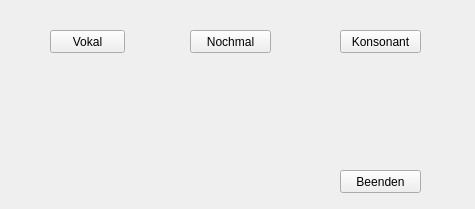
<?xml version="1.0" encoding="UTF-8"?>
<ui version="4.0">
 <class>MainWindow</class>
 <widget class="QMainWindow" name="MainWindow">
  <property name="geometry">
   <rect>
    <x>0</x>
    <y>0</y>
    <width>475</width>
    <height>209</height>
   </rect>
  </property>
  <property name="windowTitle">
   <string>MainWindow</string>
  </property>
  <widget class="QWidget" name="centralwidget">
   <widget class="QPushButton" name="konsonant">
    <property name="geometry">
     <rect>
      <x>340</x>
      <y>30</y>
      <width>81</width>
      <height>23</height>
     </rect>
    </property>
    <property name="text">
     <string>Konsonant</string>
    </property>
   </widget>
   <widget class="QPushButton" name="vokal">
    <property name="geometry">
     <rect>
      <x>50</x>
      <y>30</y>
      <width>75</width>
      <height>23</height>
     </rect>
    </property>
    <property name="text">
     <string>Vokal</string>
    </property>
   </widget>
   <widget class="QPushButton" name="exit">
    <property name="geometry">
     <rect>
      <x>340</x>
      <y>170</y>
      <width>81</width>
      <height>23</height>
     </rect>
    </property>
    <property name="text">
     <string>Beenden</string>
    </property>
   </widget>
   <widget class="QLabel" name="error_msg">
    <property name="geometry">
     <rect>
      <x>30</x>
      <y>170</y>
      <width>271</width>
      <height>20</height>
     </rect>
    </property>
    <property name="text">
     <string/>
    </property>
   </widget>
   <widget class="QPushButton" name="again">
    <property name="geometry">
     <rect>
      <x>190</x>
      <y>30</y>
      <width>81</width>
      <height>23</height>
     </rect>
    </property>
    <property name="text">
     <string>Nochmal</string>
    </property>
   </widget>
   <widget class="QWidget" name="">
    <property name="geometry">
     <rect>
      <x>31</x>
      <y>90</y>
      <width>411</width>
      <height>51</height>
     </rect>
    </property>
    <property name="autoFillBackground">
     <bool>true</bool>
    </property>
    <layout class="QHBoxLayout" name="horizontalLayout">
     <item>
      <widget class="QLabel" name="buchstabe_1"/>
     </item>
     <item>
      <widget class="QLabel" name="buchstabe_2"/>
     </item>
     <item>
      <widget class="QLabel" name="buchstabe_3"/>
     </item>
     <item>
      <widget class="QLabel" name="buchstabe_4"/>
     </item>
     <item>
      <widget class="QLabel" name="buchstabe_5"/>
     </item>
     <item>
      <widget class="QLabel" name="buchstabe_6"/>
     </item>
     <item>
      <widget class="QLabel" name="buchstabe_7"/>
     </item>
     <item>
      <widget class="QLabel" name="buchstabe_8"/>
     </item>
     <item>
      <widget class="QLabel" name="buchstabe_9">
       <property name="autoFillBackground">
        <bool>true</bool>
       </property>
      </widget>
     </item>
    </layout>
   </widget>
  </widget>
 </widget>
 <resources/>
 <connections/>
</ui>
